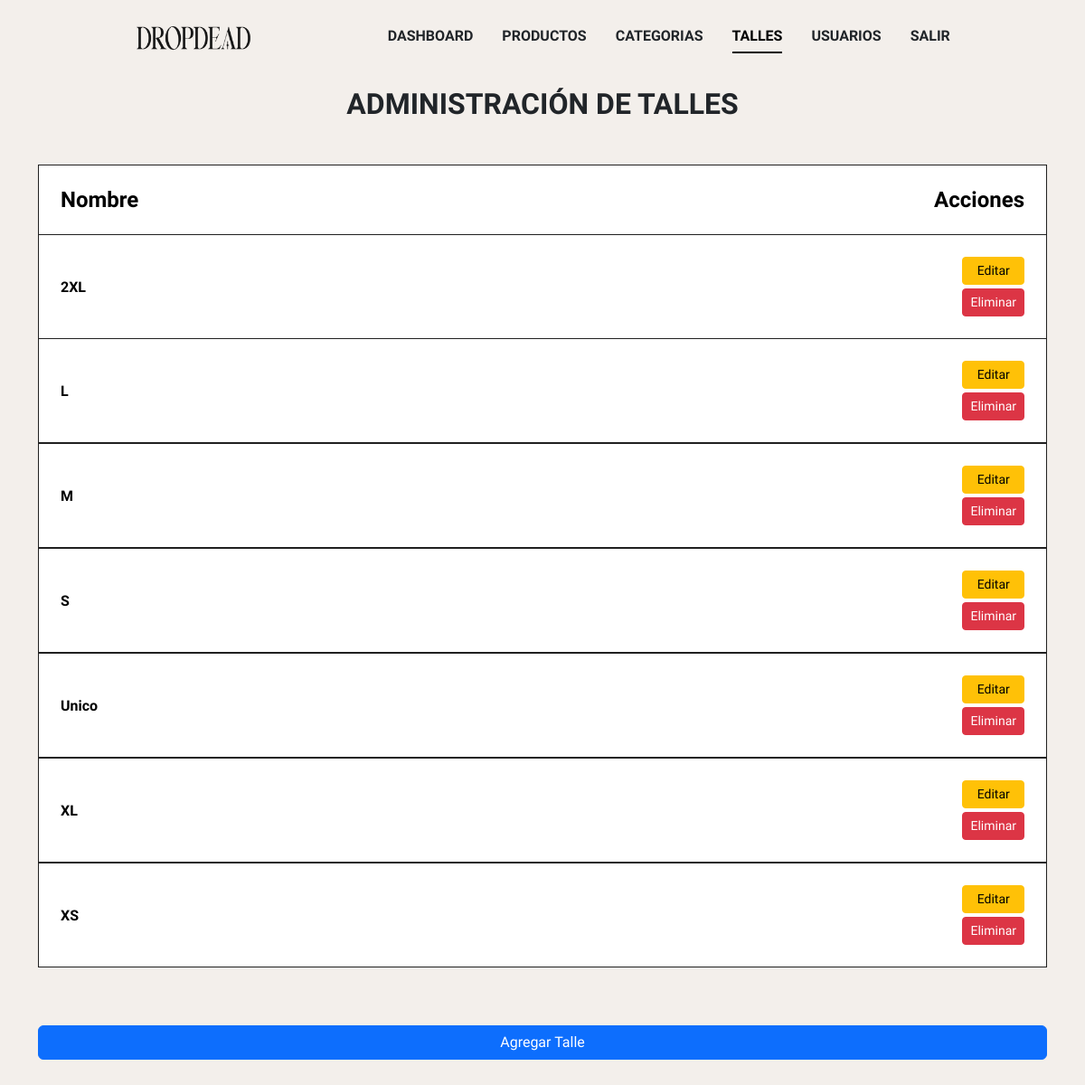
Screenshot of /admin/index.php?sec=admin_talles (signed in) with the database file from the repository.
### tables this page shows
CREATE TABLE `talles` (
  `id` int(10) UNSIGNED NOT NULL,
  `nombre` varchar(10) DEFAULT NULL
);

### class/Talle.php (called while the page is built, shortened)
<?php
class Talle
{
    protected $id;
    protected $nombre;
    public function catalogo_completo(): array
    {
        $conexion = Conexion::getConexion();
        $query = "SELECT * FROM talles";
        $PDOStatement = $conexion->prepare($query);
        $PDOStatement->setFetchMode(PDO::FETCH_CLASS, self::class);
        $PDOStatement->execute();
        $catalogo = $PDOStatement->fetchAll();
        return $catalogo;
    }
    public function getNombre() { return $this->nombre; }
    public function getId() { return $this->id; }
}

### admin/views/admin_talles.php (the view)
<?php
$talles = (new Talle())->catalogo_completo();
?>
<div class="col pt-5">
      <h1 class="text-center mb-5 fw-bold">ADMINISTRACIÓN DE TALLES</h1>
      <div class="row mb-5 d-flex align-items-center">
          <table class="table">
              <thead>
                  <tr>
                      <th class="fw-bold" scope="col">Nombre</th>
                      <th class="fw-bold" scope="col">Acciones</th>
                  </tr>
              </thead>
              <tbody>
                  <?php foreach ($talles as $talle) { ?>
                  <tr>
                      <td class="d-flex align-items-center fw-bold" w-100"><?= $talle->getNombre() ?> </td>
                      <td>
                          <a href="index.php?sec=edit_talle&id=<?= $talle->getId() ?>" class="d-block btn btn-sm btn-warning mb-1">Editar</a>
                          <a href="index.php?sec=delete_talle&id=<?= $talle->getId() ?>" class="d-block btn btn-sm btn-danger">Eliminar</a>
                      </td>
                  </tr>
                  <?php } ?>
              </tbody>
          </table>
          <a href="index.php?sec=add_talle" class="btn btn-primary mt-5">Agregar Talle</a>
      </div>
  </div>

### css/style.css (style rules this page uses)
*, *::after, *::before { padding: 0; margin: 0; box-sizing: border-box; font-family: Onest; }
html { scroll-behavior: smooth; }
body { position: relative; background-color: #f3efeb; }
a { text-decoration: none; color: black; }
table { width: 100%; }
tr { display: flex; justify-content: space-between; padding: 1em; background-color: white; border: solid #202020 1px; }
table tr:first-child { border-bottom: none; }
th { font-weight: bold; font-size: 1.5em; }
:root { --titulo: calc(1.3rem + 2vw); --margin-pc: 20vw; --margin-cel: 1em; --gap-pc: 4em; --gap-cel: 2em; }

### rows the page displays
talles: nombre "2XL"
talles: nombre "L"
talles: nombre "M"
talles: nombre "S"
talles: nombre "Unico"
talles: nombre "XL"
talles: nombre "XS"
